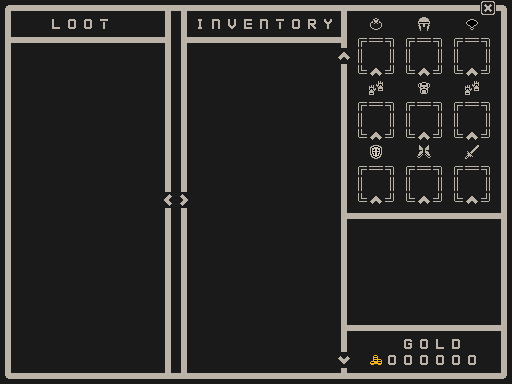

Tiled map render using the project's own tile images. Description and the map definition, with tile-layer contents summarised, below:
An orthogonal 32x24 tile map with 16x16 px tiles, 1 tile layer (Tile Layer 1) and 29 objects (29x 1).

<map version="1.8" tiledversion="1.8.1" orientation="orthogonal" renderorder="right-down" width="32" height="24" tilewidth="16" tileheight="16" infinite="0" nextlayerid="3" nextobjectid="46">
 <tileset firstgid="1" source="RougeLike.tsx" />
 <layer id="1" name="Tile Layer 1" width="32" height="24">
  <properties>
   <property name="Field" type="object" value="0" />
  </properties>
  <data>[768 cells, 768 non-empty, 32 distinct tile ids]</data>
 </layer>
 <objectgroup id="2" name="Fields">
  <object id="10" name="fGOLD" type="1" x="384" y="352" width="96" height="16" />
  <object id="11" name="fEQ_HELMET" type="1" x="368" y="48" width="16" height="16" />
  <object id="12" name="fEQ_RING" type="1" x="416" y="48" width="16" height="16" />
  <object id="13" name="fEQ_NECKLACE" type="1" x="464" y="48" width="16" height="16" />
  <object id="14" name="fEQ_RIGHT_GLOVE" type="1" x="368" y="112" width="16" height="16" />
  <object id="15" name="fEQ_ARMOR" type="1" x="416" y="112" width="16" height="16" />
  <object id="16" name="fEQ_LEFT_GLOVE" type="1" x="464" y="112" width="16" height="16" />
  <object id="17" name="fEQ_SHIELD" type="1" x="368" y="176" width="16" height="16" />
  <object id="18" name="fEQ_BOOTS" type="1" x="416" y="176" width="16" height="16" />
  <object id="19" name="fEQ_WEAPON" type="1" x="464" y="176" width="16" height="16" />
  <object id="20" name="fINV_LIST" type="1" x="208" y="48" width="128" height="320" />
  <object id="27" name="fINV_LOOT" type="1" x="32" y="48" width="128" height="320" />
  <object id="28" name="fbINV_LOOT_UP" type="1" x="336" y="48" width="16" height="16">
   <properties>
    <property name="ACTIVATED_TILE" type="int" value="2087" />
    <property name="BUTTON" type="int" value="100" />
   </properties>
  </object>
  <object id="30" name="fbINV_LOOT_DOWN" type="1" x="336" y="352" width="16" height="16">
   <properties>
    <property name="ACTIVATED_TILE" type="int" value="2089" />
    <property name="BUTTON" type="int" value="101" />
   </properties>
  </object>
  <object id="31" name="fbINV_LOOT_TO_INVENTORY" type="1" x="176" y="192" width="16" height="16">
   <properties>
    <property name="ACTIVATED_TILE" type="int" value="2088" />
    <property name="BUTTON" type="int" value="103" />
   </properties>
  </object>
  <object id="32" name="fbINV_INVENTORY_TO_LOOT" type="1" x="160" y="192" width="16" height="16">
   <properties>
    <property name="ACTIVATED_TILE" type="int" value="2090" />
    <property name="BUTTON" type="int" value="102" />
   </properties>
  </object>
  <object id="33" name="fbINV_EQ_RING" type="1" x="368" y="64" width="16" height="16">
   <properties>
    <property name="ACTIVATED_TILE" type="int" value="2087" />
    <property name="BUTTON" type="int" value="110" />
   </properties>
  </object>
  <object id="34" name="fbINV_EQ_HELMET" type="1" x="416" y="64" width="16" height="16">
   <properties>
    <property name="ACTIVATED_TILE" type="int" value="2087" />
    <property name="BUTTON" type="int" value="111" />
   </properties>
  </object>
  <object id="35" name="fbINV_EQ_NECKLACE" type="1" x="464" y="64" width="16" height="16">
   <properties>
    <property name="ACTIVATED_TILE" type="int" value="2087" />
    <property name="BUTTON" type="int" value="112" />
   </properties>
  </object>
  <object id="36" name="fbINV_EQ_RIGHT_GLOVE" type="1" x="368" y="128" width="16" height="16">
   <properties>
    <property name="ACTIVATED_TILE" type="int" value="2087" />
    <property name="BUTTON" type="int" value="113" />
   </properties>
  </object>
  <object id="37" name="fbINV_EQ_BODYARMOR" type="1" x="416" y="128" width="16" height="16">
   <properties>
    <property name="ACTIVATED_TILE" type="int" value="2087" />
    <property name="BUTTON" type="int" value="114" />
   </properties>
  </object>
  <object id="38" name="fbINV_EQ_LEFT_GLOVE" type="1" x="464" y="128" width="16" height="16">
   <properties>
    <property name="ACTIVATED_TILE" type="int" value="2087" />
    <property name="BUTTON" type="int" value="115" />
   </properties>
  </object>
  <object id="39" name="fbINV_EQ_SHIELD" type="1" x="368" y="192" width="16" height="16">
   <properties>
    <property name="ACTIVATED_TILE" type="int" value="2087" />
    <property name="BUTTON" type="int" value="116" />
   </properties>
  </object>
  <object id="40" name="fbINV_EQ_BOOTS" type="1" x="416" y="192" width="16" height="16">
   <properties>
    <property name="ACTIVATED_TILE" type="int" value="2087" />
    <property name="BUTTON" type="int" value="117" />
   </properties>
  </object>
  <object id="41" name="fbINV_EQ_WEAPON" type="1" x="463.095" y="191.547" width="16" height="16">
   <properties>
    <property name="ACTIVATED_TILE" type="int" value="2087" />
    <property name="BUTTON" type="int" value="118" />
   </properties>
  </object>
  <object id="42" name="fDETAIL" type="1" x="352" y="224" width="144" height="96" />
  <object id="43" name="fbEXIT" type="1" x="480" y="0" width="16" height="16">
   <properties>
    <property name="ACTIVATED_TILE" type="int" value="2087" />
    <property name="BUTTON" type="int" value="255" />
   </properties>
  </object>
  <object id="44" name="fINV_LOOT_CURSOR" type="1" x="16" y="48" width="16" height="320" />
  <object id="45" name="fINV_CURSOR" type="1" x="192" y="48" width="16" height="320" />
 </objectgroup>
</map>
